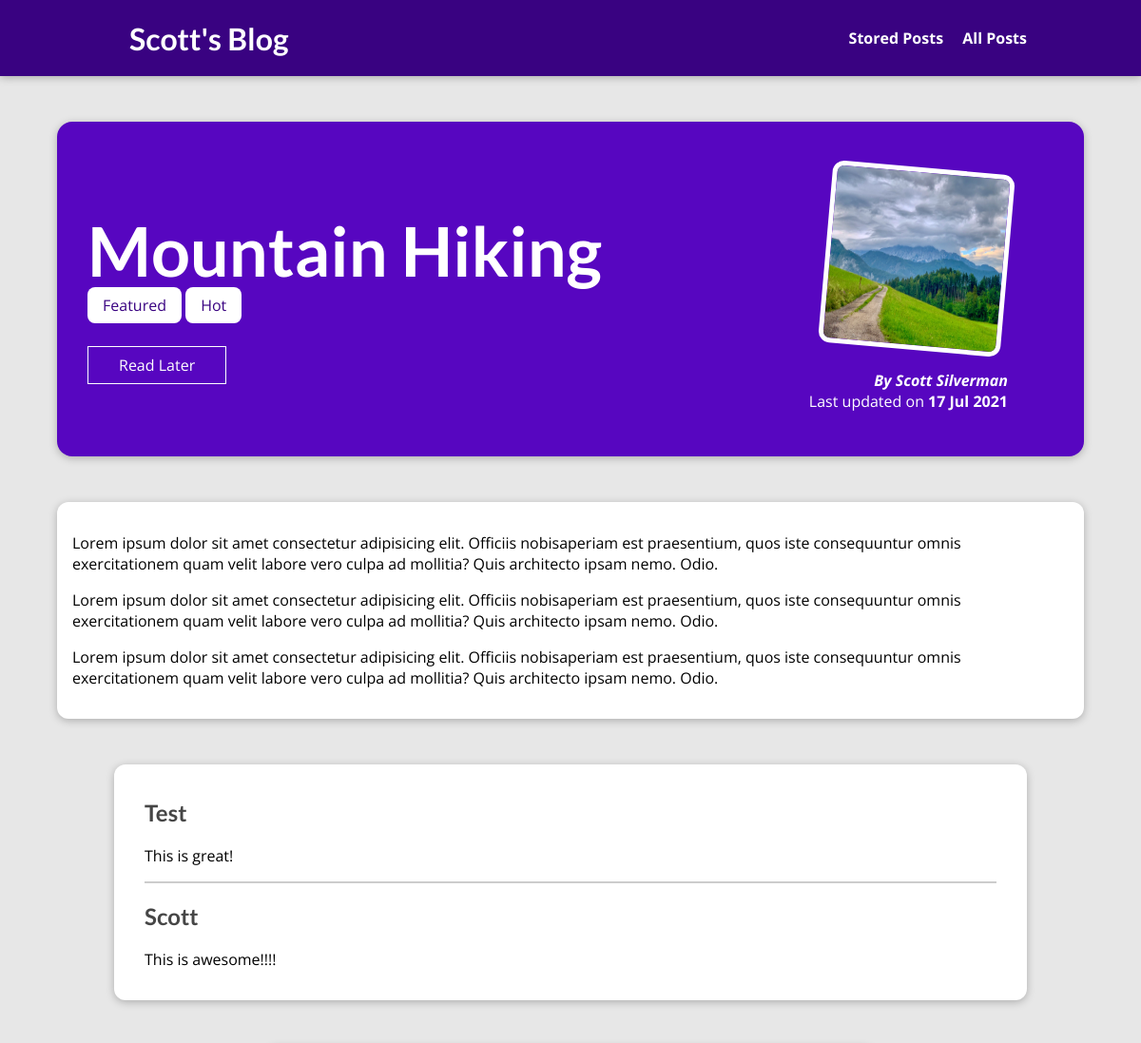
The page /posts/mountain-hiking (upper part) on the database as committed earlier.
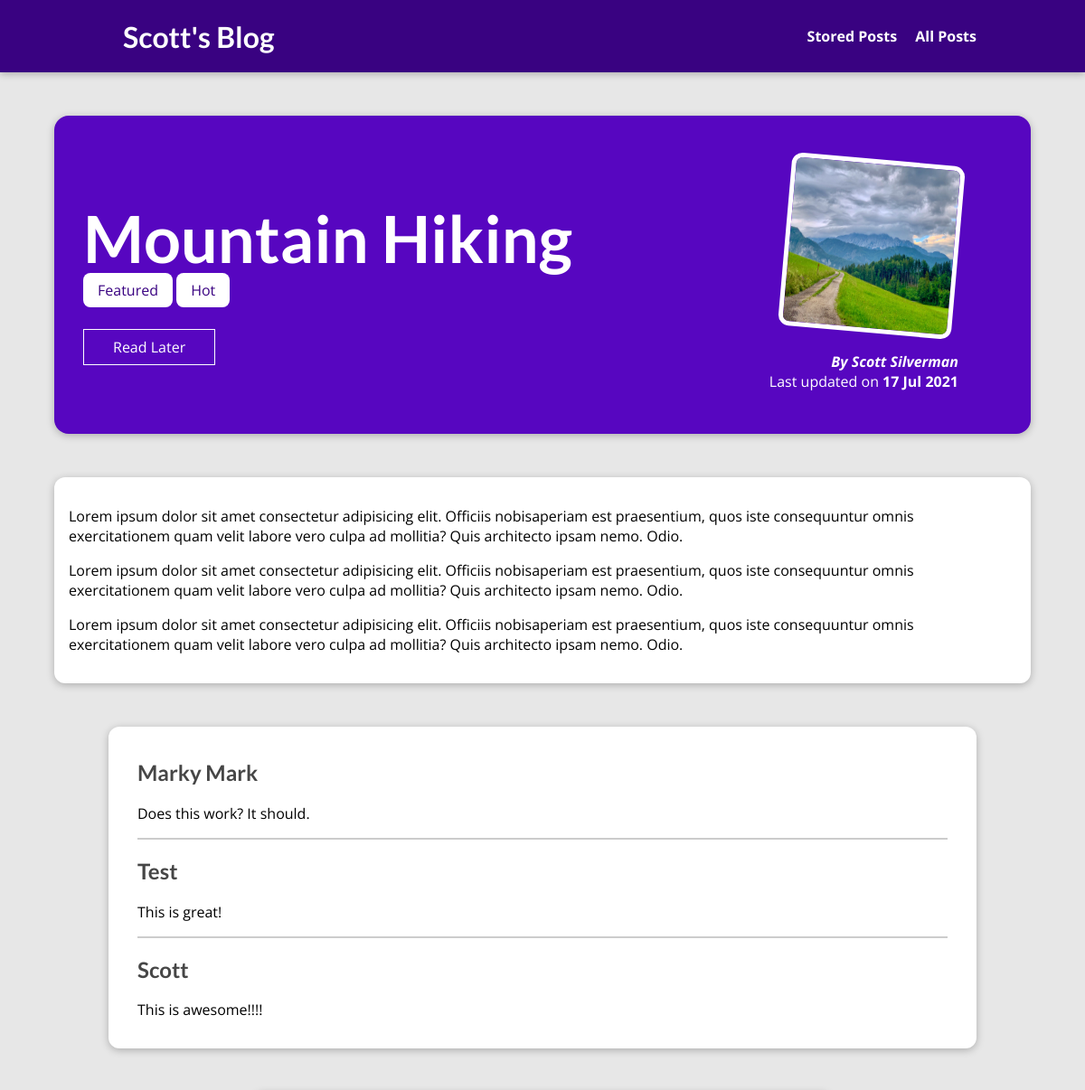
The same page on the database as committed later.
### main_blog/models.py (models this page shows, shortened)
class Tag(models.Model):
  caption = models.CharField(max_length=20)

class Comment(models.Model):
  user_name = models.CharField(max_length=120)
  user_email = models.EmailField()
  text = models.TextField(max_length=400)
  post = models.ForeignKey(Post, on_delete=models.CASCADE, related_name="comments")

### main_blog/views.py (the view, shortened to what this page needs)
# urls.py: path("posts/<slug:slug>", views.SinglePostView.as_view(), name="post-detail-page"),
class SinglePostView(View):
    def is_stored_post(self, request, post_id):
        stored_posts = request.session.get("stored_posts")
        if stored_posts is not None:
          is_saved_for_later = post_id in stored_posts
        else:
          is_saved_for_later = False
        return is_saved_for_later
    def get(self, request, slug):
        post = Post.objects.get(slug=slug)
        context = {
            "post": post,
            "post_tags": post.tags.all(),
            "comment_form": CommentForm(),
            "comments": post.comments.all().order_by("-id"),
            "saved_for_later": self.is_stored_post(request, post.id)
        }
        return render(request, "main_blog/post-details.html", context)

### main_blog/models.py (called while the page is built)
  def full_name(self):
    return f"{self.first_name} {self.last_name}"

  def __str__(self):
    return self.full_name()

### main_blog/templates/main_blog/post-details.html (shortened to what this page needs)
{% extends "base.html" %}
{% load static %}
{% block css_files %}
  <link rel="stylesheet" href="{% static "main_blog/post-details.css" %}" />
{% endblock %}
{% block content %}
  <section id="summary">
    <h2>{{ post.title }}</h2>
    <div>
      {% for tag in post_tags %}
        <span class="tag">{{ tag.caption }}</span>
      {% endfor %}
    </div>
    <div id="read-later">
      <form action="{% url "read-later" %}" method="POST">
        <button>
          {% if saved_for_later %}
            Remove from "Read Later" list
          {% else %}
            Read Later
          {% endif %}
        </button>
      </form>
    </div>
    <article>
      <img src="{{ post.image.url }}" alt="{{ post.title }}" />
      <address>By <a href="mailto:{{ post.author.email_address }}">{{ post.author }}</a></address>
      <div>
        Last updated on <time>{{ post.date|date:"d M Y" }}</time>
      </div>
    </article>
  </section>
  <main>
    {{ post.content|linebreaks }}
  </main>
  <section id="comments">
    <ul>
      {% for comment in comments %}
        <li>
          <h2>{{ comment.user_name }}</h2>
          <p>{{ comment.text|linebreaks }}</p>
        </li>
      {% endfor %}
    </ul>
  </section>
{% endblock %}

Rows that differ between the two databases and show on the page:
added Comment: user_name "Marky Mark", text "Does this work? It should."
